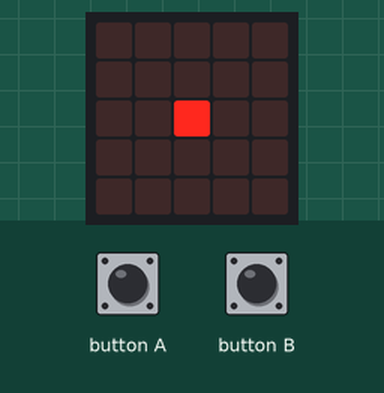
This program was run on a simulated BBC micro:bit (MakeCode). Shown: the board's 5×5 LED display. The test bench sets the inputs (shaded band).

Above: at 1.6 s.
1.7 s: button A pressed for 0.15 s
At 2.8 s:
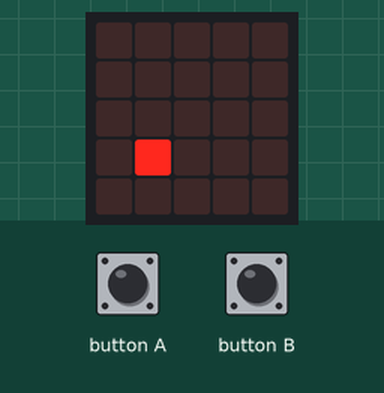
4.8 s: button B pressed for 0.15 s
At 6.8 s:
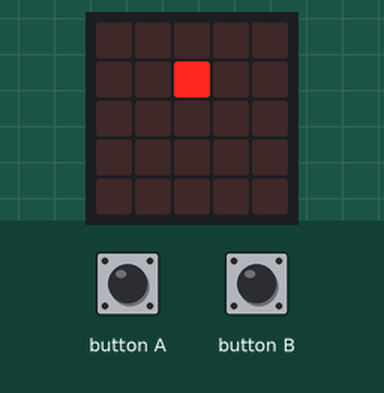
7.9 s: button B pressed for 0.15 s
At 9.8 s:
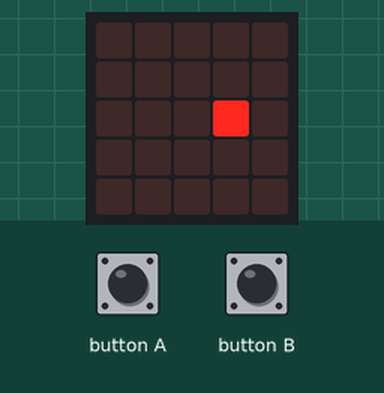
11.0 s: button A pressed for 0.15 s
At 12.6 s:
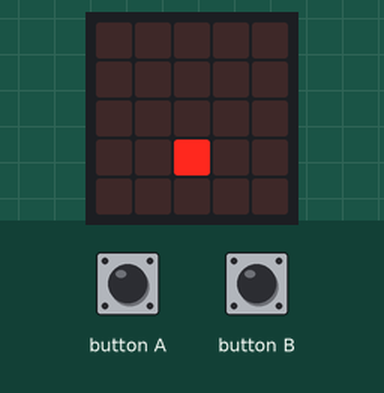
13.5 s: button A pressed for 0.15 s
At 14.8 s:
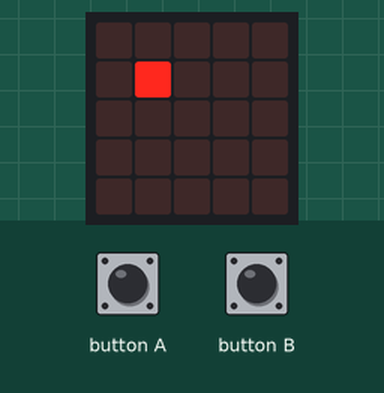
16.6 s: button A pressed for 0.15 s
At 17.8 s:
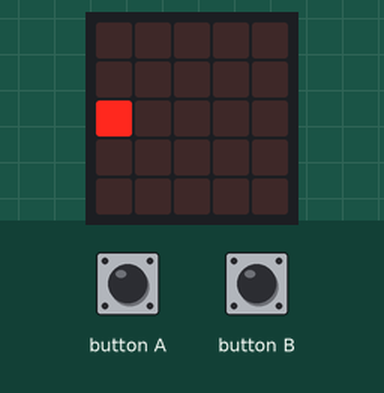
Timing chart, 0 to 19.6 s (numbered marks = the images above; inputs shaded):
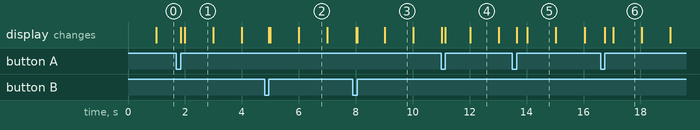

The program:

main.ts
```typescript
input.onButtonPressed(Button.A, function () {
    if (Pos_x > 0) {
        led.unplot(Pos_x, Pos_y)
        Pos_x += -1
        led.plot(Pos_x, Pos_y)
    } else {
        led.unplot(Pos_x, Pos_y)
        Pos_x = 4
        led.plot(Pos_x, Pos_y)
    }
})
input.onButtonPressed(Button.B, function () {
    if (Pos_x < 4) {
        led.unplot(Pos_x, Pos_y)
        Pos_x += 1
        led.plot(Pos_x, Pos_y)
    } else {
        led.unplot(Pos_x, Pos_y)
        Pos_x = 0
        led.plot(Pos_x, Pos_y)
    }
})
let Pos_x = 0
let Pos_y = 0
Pos_y = 0
Pos_x = 2
led.plot(Pos_x, Pos_y)
basic.forever(function () {
    while (Pos_y < 4) {
        led.unplot(Pos_x, Pos_y)
        Pos_y += 1
        led.plot(Pos_x, Pos_y)
        basic.pause(1000)
    }
    while (Pos_y > 0) {
        led.unplot(Pos_x, Pos_y)
        Pos_y += -1
        led.plot(Pos_x, Pos_y)
        basic.pause(1000)
    }
})
```

test.ts
```typescript
// les tests vont ici ; cela ne sera pas compilé si ce paquet est utilisé en tant qu'extension.
```

Measured:
- after the input at 1.7 s, the display: first changes after 0.15 s (image 1 shows a later state)
- after the input at 4.8 s, the display: first changes after 0.15 s (image 2 shows a later state)
- after the input at 7.9 s, the display: first differs from a run without the input after 0.15 s (image 3 shows a later state)
- after the input at 11.0 s, the display: first differs from a run without the input after 0.15 s (image 4 shows a later state)
- after the input at 13.5 s, the display: first changes after 0.15 s (image 5 shows a later state)
- after the input at 16.6 s, the display: first changes after 0.15 s (image 6 shows a later state)
- what the display in image 1 shows lasts 1.0 s, from 2.0 s to 3.0 s
